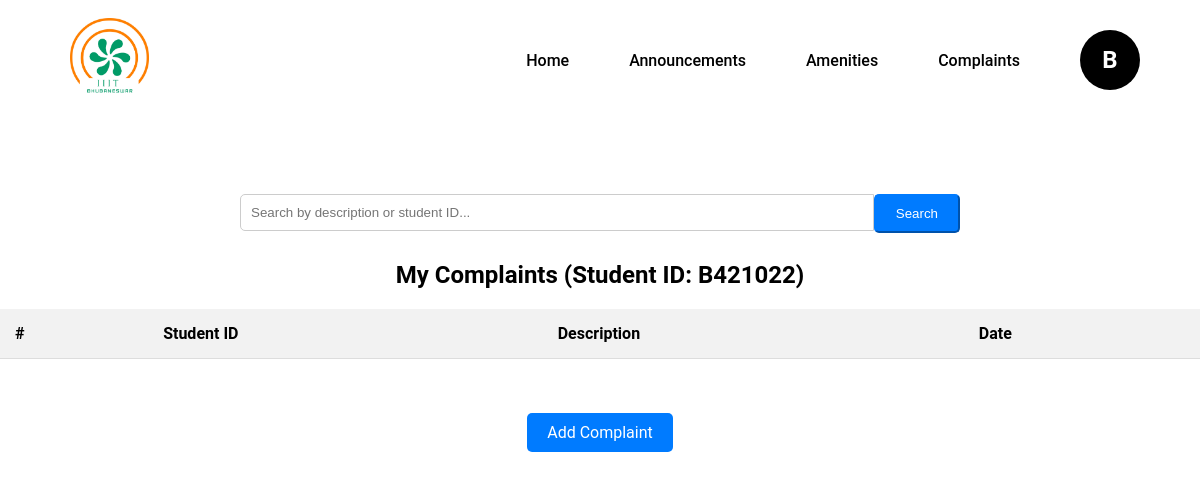
The app's page /complaints/ (signed in), older data.
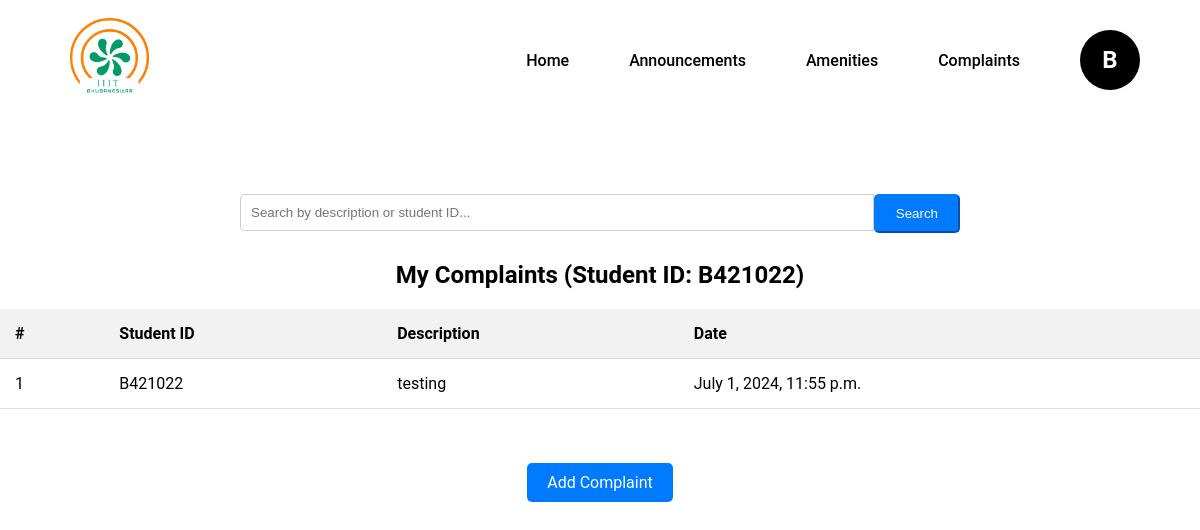
The same page, newer data.
### users/models.py (models this page shows, shortened)
class Complaint(models.Model):
    student_id = models.CharField(max_length=20)
    description = models.TextField()
    date_created = models.DateTimeField(auto_now_add=True)

### users/views.py (the view)
# urls.py: path('complaints/', views.student_complaints_list, name='student_complaints_list'),
@login_required
def student_complaints_list(request):
    user_id = request.user.username
    search_query = request.GET.get('search_query', '')
    complaints = Complaint.objects.filter(student_id=user_id).order_by('-date_created')
    if search_query:
        complaints = complaints.filter(description__icontains=search_query) | complaints.filter(student_id__icontains=search_query)
    return render(request, 'student_complaints_list.html', {'complaints': complaints, 'user_id': user_id})

### users/context_processors.py (called while the page is built)
def cloak_room_settings(request):
    settings = CloakRoomSettings.objects.first()
    return {
        'settings': settings
    }

### users/templates/student_complaints_list.html
{% extends 'base.html' %}
{% block content %}
<div class="container mt-4">
    <div class="row mb-3">
        {% load static %}
        <link rel="stylesheet" href="{% static 'css/complaints.css' %}">
        <div class="col-md-12">
            <form method="GET" action="{% url 'student_complaints_list' %}" class="form-inline search-bar">
                <div class="input-group">
                    <input type="text" class="form-control form-control-lg" name="search_query" placeholder="Search by description or student ID...">
                    <div class="input-group-prepend">
                        <button type="submit" class="btn btn-primary btn-lg">Search</button>
                    </div>
                </div>
            </form>
        </div>
    </div>
    <h2>My Complaints (Student ID: {{ user_id|capfirst }})</h2>
    <table class="table table-striped mt-3">
        <thead>
            <tr>
                <th>#</th>
                <th>Student ID</th>
                <th>Description</th>
                <th>Date</th>
            </tr>
        </thead>
        <tbody>
            {% for complaint in complaints %}
            <tr>
                <td>{{ forloop.counter }}</td>
                <td>{{ complaint.student_id|capfirst }}</td>
                <td>{{ complaint.description }}</td>
                <td>{{ complaint.date_created }}</td>
            </tr>
            {% endfor %}
        </tbody>
    </table>
    <div class="text-center mb-4 mt-4">
        <a href="{% url 'add_complaint' %}" class="btn btn-primary btn-lg">Add Complaint</a>
    </div>
</div>
{% endblock %}

Row changes from the older to the newer data that the page shows:
added Complaint: student_id "B421022", description "testing", date_created "July 1, 2024, 11:55 p.m."
